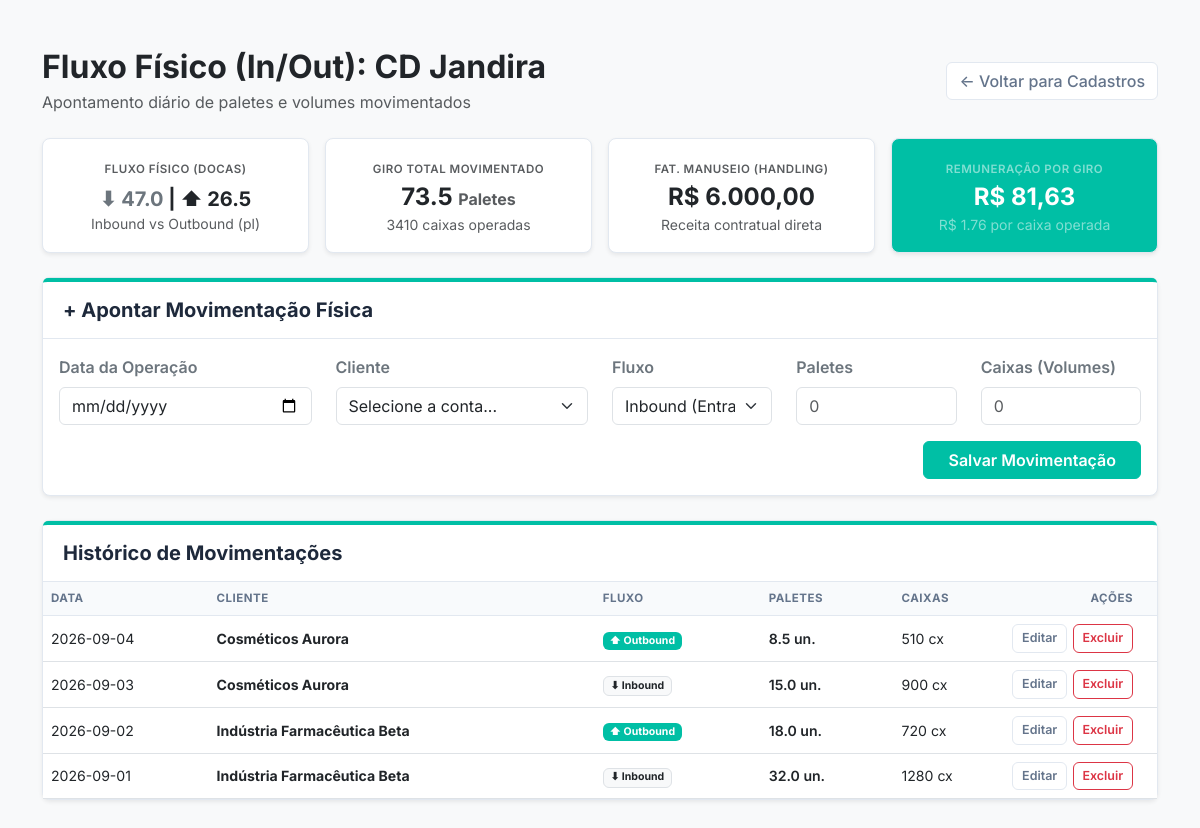
Before: /movimentacao/1 (signed in) with the older database file.
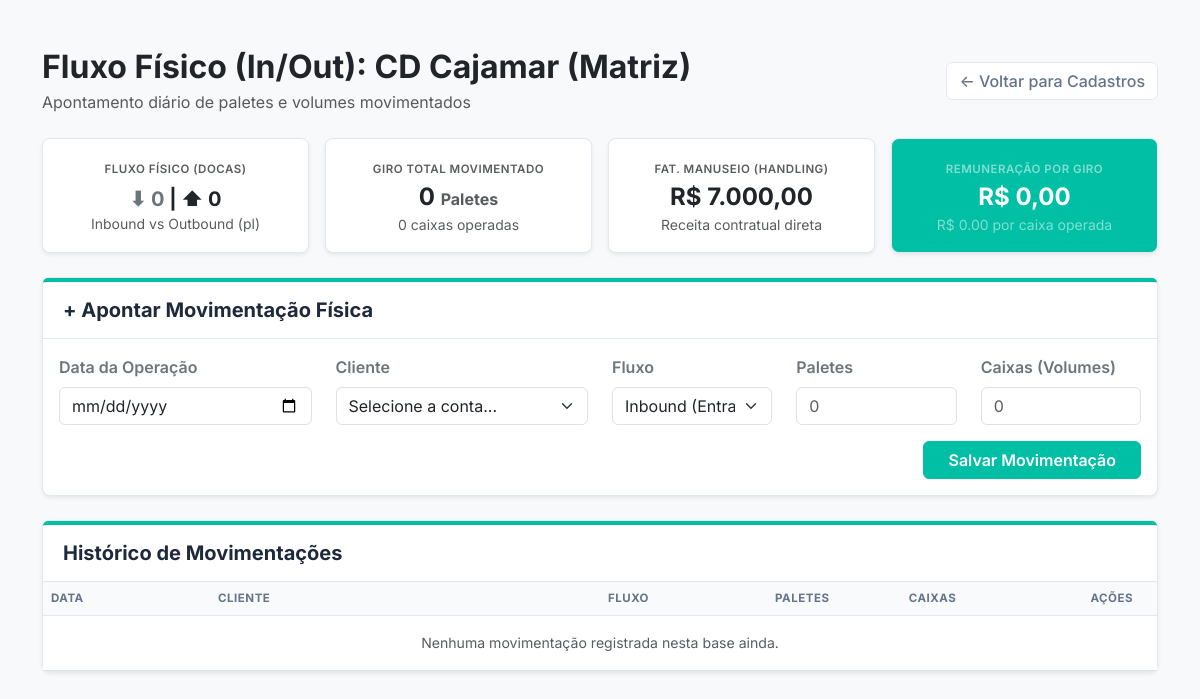
After: the same page with the newer database file.
### app.py (models this page shows, shortened)
class CentroDistribuicao(db.Model):
    id = db.Column(db.Integer, primary_key=True)
    nome = db.Column(db.String(100), nullable=False)
    metragem = db.Column(db.Float, nullable=False)
    capacidade_paletes = db.Column(db.Integer, nullable=False)

class MovimentacaoFisica(db.Model):
    id = db.Column(db.Integer, primary_key=True)
    cd_id = db.Column(db.Integer, db.ForeignKey('centro_distribuicao.id'), nullable=False)
    cliente_id = db.Column(db.Integer, db.ForeignKey('operacao_cliente.id'), nullable=False)
    data_operacao = db.Column(db.String(10), nullable=False)  # Ex: "2026-09-05"
    tipo_fluxo = db.Column(db.String(10), nullable=False)     # "Inbound" (Entrada) ou "Outbound" (Saída)
    paletes = db.Column(db.Float, default=0.0)
    caixas = db.Column(db.Integer, default=0)
    cliente = db.relationship('OperacaoCliente', backref='movimentacoes')

class OperacaoCliente(db.Model):
    id = db.Column(db.Integer, primary_key=True)
    cd_id = db.Column(db.Integer, db.ForeignKey('centro_distribuicao.id'), nullable=False)
    mes_referencia = db.Column(db.String(7), nullable=False, default="2026-09") # Garantindo a existência da coluna
    cliente_nome = db.Column(db.String(100), nullable=False)
    paletes_ocupados = db.Column(db.Float, nullable=False)
    fat_armazenagem = db.Column(db.Float, default=0.0)
    fat_transporte = db.Column(db.Float, default=0.0)
    fat_manuseio = db.Column(db.Float, default=0.0)
    custo_variavel = db.Column(db.Float, nullable=False)

### app.py (the view, shortened to what this page needs)
@app.route('/movimentacao/<int:cd_id>', methods=['GET', 'POST'])
@login_required
def movimentacao_operacional(cd_id):
    cd_atual = CentroDistribuicao.query.get_or_404(cd_id)
    clientes_base = OperacaoCliente.query.filter_by(cd_id=cd_id).all()
    movimentacoes = MovimentacaoFisica.query.filter_by(cd_id=cd_id).order_by(MovimentacaoFisica.id.desc()).all()
    total_inbound = sum(m.paletes for m in movimentacoes if m.tipo_fluxo == 'Inbound')
    total_outbound = sum(m.paletes for m in movimentacoes if m.tipo_fluxo == 'Outbound')
    total_paletes_girados = total_inbound + total_outbound
    total_caixas_movimentadas = sum(m.caixas for m in movimentacoes)
    receita_total_manuseio = sum(c.fat_manuseio for c in clientes_base)
    rec_por_palete_giro = (receita_total_manuseio / total_paletes_girados) if total_paletes_girados > 0 else 0.0
    rec_por_caixa_giro = (receita_total_manuseio / total_caixas_movimentadas) if total_caixas_movimentadas > 0 else 0.0
    return render_template(
        'movimentacao.html',
        cd=cd_atual,
        clientes=clientes_base,
        movimentacoes=movimentacoes,
        inbound_paletes=total_inbound,
        outbound_paletes=total_outbound,
        total_paletes_girados=total_paletes_girados,
        total_caixas=total_caixas_movimentadas,
        receita_manuseio=receita_total_manuseio,
        rec_por_palete=rec_por_palete_giro,
        rec_por_caixa=rec_por_caixa_giro
    )

### app.py (called while the page is built)
@app.template_filter('moeda_br')
def formato_moeda_br(valor):
    valor_formatado = f"{valor:,.2f}"
    valor_formatado = valor_formatado.replace(',', 'X').replace('.', ',').replace('X', '.')
    return valor_formatado

### auth.py (called while the page is built, shortened)
def inicializar_auth(app, db, login_manager):
    global UsuarioModel
    class Usuario(UserMixin, db.Model):
        __tablename__ = 'usuario'
        id = db.Column(db.Integer, primary_key=True)
        email = db.Column(db.String(120), unique=True, nullable=False)
        nome = db.Column(db.String(100), nullable=False)
        senha_hash = db.Column(db.String(256), nullable=False)
    UsuarioModel = Usuario
    @login_manager.user_loader
    def carregar_usuario(user_id):
        return UsuarioModel.query.get(int(user_id))
    return UsuarioModel

### templates/movimentacao.html (shortened to what this page needs)
<!DOCTYPE html>
<html lang="pt-br">
  <head>
    <link
      href="https://cdn.jsdelivr.net/npm/bootstrap@5.3.0/dist/css/bootstrap.min.css"
      rel="stylesheet"
    />
    <link
      rel="stylesheet"
      href="{{ url_for('static', filename='css/style.css') }}"
    />
  </head>
  <body class="bg-light">
    <div class="container mt-5 mb-5">
      <div class="d-flex justify-content-between align-items-center mb-4">
        <div>
          <h2 class="fw-bold text-dark mb-1">
            Fluxo Físico (In/Out): {{ cd.nome }}
          </h2>
          <span class="text-muted"
            >Apontamento diário de paletes e volumes movimentados</span
          >
        </div>
        <div>
          <a href="/cadastro" class="btn btn-outline-secundaria"
            >← Voltar para Cadastros</a
          >
        </div>
      </div>
      <div class="row text-center mb-4 g-3">
        <div class="col-md-3">
          <div class="card shadow-sm h-100">
            <div class="card-body p-3">
              <span
                class="text-uppercase text-muted fw-semibold"
                style="font-size: 0.72rem; letter-spacing: 0.5px"
                >Fluxo Físico (Docas)</span
              >
              <h5 class="mt-2 mb-0 fw-bold text-dark">
                <span class="text-secondary">⬇ {{ inbound_paletes }}</span> |
                <span class="text-dark">⬆ {{ outbound_paletes }}</span>
              </h5>
              <small class="text-muted">Inbound vs Outbound (pl)</small>
            </div>
          </div>
        </div>
        <div class="col-md-3">
          <div class="card shadow-sm h-100">
            <div class="card-body p-3">
              <span
                class="text-uppercase text-muted fw-semibold"
                style="font-size: 0.72rem; letter-spacing: 0.5px"
                >Giro Total Movimentado</span
              >
              <h4 class="mt-1 mb-0 fw-bold text-dark">
                {{ total_paletes_girados }}
                <small class="text-muted fs-6">Paletes</small>
              </h4>
              <small class="text-muted"
                >{{ total_caixas }} caixas operadas</small
              >
            </div>
          </div>
        </div>
        <div class="col-md-3">
          <div class="card shadow-sm h-100">
            <div class="card-body p-3">
              <span
                class="text-uppercase text-muted fw-semibold"
                style="font-size: 0.72rem; letter-spacing: 0.5px"
                >Fat. Manuseio (Handling)</span
              >
              <h4 class="mt-1 mb-0 fw-bold text-dark">
                R$ {{ receita_manuseio | moeda_br }}
              </h4>
              <small class="text-muted">Receita contratual direta</small>
            </div>
          </div>
        </div>
        <div class="col-md-3">
          <div class="card shadow-sm h-100 bg-empresa text-white">
            <div class="card-body p-3">
              <span
                class="text-uppercase text-white-50 fw-semibold"
                style="font-size: 0.72rem; letter-spacing: 0.5px"
                >Remuneração por Giro</span
              >
              <h4 class="mt-1 mb-0 fw-bold text-white">
                R$ {{ rec_por_palete | moeda_br }}
              </h4>
              <small class="text-white-50"
                >R$ {{ "%.2f"|format(rec_por_caixa) }} por caixa operada</small
              >
            </div>
          </div>
        </div>
      </div>
      <div class="card shadow-sm mb-4">
        <div class="card-header card-header-clean">
          <h5>+ Apontar Movimentação Física</h5>
        </div>
        <div class="card-body">
          <form method="POST">
            <div class="row">
              <div class="col-md-3 mb-3">
                <label class="form-label fw-semibold text-secondary"
                  >Data da Operação</label
                >
                <input
                  type="date"
                  class="form-control"
                  name="data_operacao"
                  required
                />
              </div>
              <div class="col-md-3 mb-3">
                <label class="form-label fw-semibold text-secondary"
                  >Cliente</label
                >
                <select name="cliente_id" class="form-select" required>
                  <option value="" disabled selected>
                    Selecione a conta...
                  </option>
                </select>
              </div>
              <div class="col-md-2 mb-3">
                <label class="form-label fw-semibold text-secondary"
                  >Fluxo</label
                >
                <select name="tipo_fluxo" class="form-select" required>
                  <option value="Inbound">Inbound (Entrada)</option>
                </select>
              </div>
              <div class="col-md-2 mb-3">
                <label class="form-label fw-semibold text-secondary"
                  >Paletes</label
                >
                <input
                  type="number"
                  step="0.1"
                  class="form-control"
                  name="paletes"
                  placeholder="0"
                  required
                />
              </div>
              <div class="col-md-2 mb-3">
                <label class="form-label fw-semibold text-secondary"
                  >Caixas (Volumes)</label
                >
                <input
                  type="number"
                  class="form-control"
                  name="caixas"
                  placeholder="0"
                />
              </div>
            </div>
            <div class="d-flex justify-content-end">
              <button type="submit" class="btn btn-empresa px-4">
                Salvar Movimentação
              </button>
            </div>
          </form>
        </div>
      </div>
      <div class="card shadow-sm">
        <div class="card-header card-header-clean">
          <h5>Histórico de Movimentações</h5>
        </div>
        <div class="card-body p-0">
          <div class="table-responsive">
            <table class="table table-hover align-middle mb-0">
              <thead>
                <tr>
                  <th style="width: 15%">Data</th>
                  <th style="width: 35%">Cliente</th>
                  <th style="width: 15%">Fluxo</th>
                  <th style="width: 12%">Paletes</th>
                  <th style="width: 10%">Caixas</th>
                  <th
                    class="text-end"
                    style="width: 13%; padding-right: 1.5rem"
                  >
                    Ações
                  </th>
                </tr>
              </thead>
              <tbody>
                {% for mov in movimentacoes %}
                <tr>
                  <td>{{ mov.data_operacao }}</td>
                  <td>
                    <strong class="text-dark"
                      >{{ mov.cliente.cliente_nome }}</strong
                    >
                  </td>
                  <td>
                    {% if mov.tipo_fluxo == 'Inbound' %}
                    <span class="badge bg-light text-dark border"
                      >⬇ Inbound</span
                    >
                    {% else %}
                    <span class="badge bg-empresa text-white">⬆ Outbound</span>
                    {% endif %}
                  </td>
                  <td class="fw-semibold">{{ mov.paletes }} un.</td>
                  <td>{{ mov.caixas }} cx</td>
                  <td class="text-end" style="padding-right: 1.5rem">
                    <div class="acoes-tabela">
                      <a
                        href="{{ url_for('editar_movimentacao', mov_id=mov.id) }}"
                        class="btn btn-outline-secundaria"
                        >Editar</a
                      >
                      <form
                        action="{{ url_for('excluir_movimentacao', mov_id=mov.id) }}"
                        method="POST"
                        class="d-inline"
                        onsubmit="return confirm('Deseja excluir este apontamento?');"
                      >
                        <button type="submit" class="btn btn-outline-danger">
                          Excluir
                        </button>
                      </form>
                    </div>
                  </td>
                </tr>
                {% else %}
                <tr>
                  <td colspan="6" class="text-center text-muted py-3">
                    Nenhuma movimentação registrada nesta base ainda.
                  </td>
                </tr>
                {% endfor %}
              </tbody>
            </table>
          </div>
        </div>
      </div>
    </div>
  </body>
</html>

### static/css/style.css (style rules this page uses)
:root { --cor-primaria: #00bfa5; --cor-primaria-hover: #009688; --cor-grafite-dark: #1e293b; --cor-grafite-muted: #64748b; --cor-cinza-bg: #f8fafc; --cor-borda: #e2e8f0; }
* { font-family: "Inter", -apple-system, BlinkMacSystemFont, sans-serif; }
body { background-color: var(--cor-cinza-bg); color: var(--cor-grafite-dark); }
.bg-empresa { background-color: var(--cor-primaria) !important; color: #ffffff !important; }
.card-header-clean { background-color: #ffffff !important; border-top: 4px solid var(--cor-primaria); border-bottom: 1px solid var(--cor-borda); padding: 1rem 1.25rem; }
.card-header-clean h5 { color: var(--cor-grafite-dark); font-weight: 700; margin-bottom: 0; }
.card { border: 1px solid var(--cor-borda); border-radius: 8px; background-color: #ffffff; }
.btn-empresa { background-color: var(--cor-primaria); color: #ffffff; border: 1px solid var(--cor-primaria); font-weight: 600; }
.btn-outline-secundaria { color: var(--cor-grafite-muted); border: 1px solid var(--cor-borda); background-color: #ffffff; font-weight: 500; }
.table { font-size: 0.88rem; }
.table thead th { background-color: #f8fafc; color: var(--cor-grafite-muted); text-transform: uppercase; font-size: 0.72rem; letter-spacing: 0.5px; font-weight: 700; border-bottom: 1px solid var(--cor-borda); }

Changed rows visible on the page:
removed MovimentacaoFisica: data_operacao "2026-09-04", cliente.cliente_nome "Cosméticos Aurora", tipo_fluxo "⬆ Outbound", paletes "8.5", caixas "510"
removed MovimentacaoFisica: data_operacao "2026-09-03", cliente.cliente_nome "Cosméticos Aurora", tipo_fluxo "⬇ Inbound", paletes "15.0", caixas "900"
removed MovimentacaoFisica: data_operacao "2026-09-02", cliente.cliente_nome "Indústria Farmacêutica Beta", tipo_fluxo "⬆ Outbound", paletes "18.0", caixas "720"
removed MovimentacaoFisica: data_operacao "2026-09-01", cliente.cliente_nome "Indústria Farmacêutica Beta", tipo_fluxo "⬇ Inbound", paletes "32.0", caixas "1280"
changed CentroDistribuicao: nome "CD Jandira" → "CD Cajamar (Matriz)"
Other visible differences:
{{ inbound_paletes }}: "47.0" → "0"
{{ outbound_paletes }}: "26.5" → "0"
{{ total_paletes_girados }}: "73.5" → "0"
{{ total_caixas }}: "3410" → "0"
{{ receita_manuseio | moeda_br }}: "6.000,00" → "7.000,00"
{{ rec_por_palete | moeda_br }}: "81,63" → "0,00"
{{ "%.2f"|format(rec_por_caixa) }}: "1.76" → "0.00"
text now shown: "Nenhuma movimentação registrada nesta base ainda."
